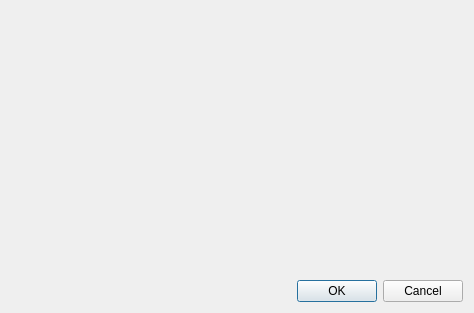
<?xml version="1.0" encoding="UTF-8"?>
<ui version="4.0">
 <class>ServerConfigDlg</class>
 <widget class="QDialog" name="ServerConfigDlg">
  <property name="geometry">
   <rect>
    <x>0</x>
    <y>0</y>
    <width>474</width>
    <height>313</height>
   </rect>
  </property>
  <property name="windowTitle">
   <string>Dialog</string>
  </property>
  <property name="sizeGripEnabled">
   <bool>false</bool>
  </property>
  <property name="modal">
   <bool>true</bool>
  </property>
  <layout class="QVBoxLayout" name="verticalLayout">
   <item>
    <widget class="QWidget" name="configContainer" native="true"/>
   </item>
   <item>
    <widget class="QDialogButtonBox" name="buttonBox">
     <property name="standardButtons">
      <set>QDialogButtonBox::Cancel|QDialogButtonBox::Ok</set>
     </property>
    </widget>
   </item>
  </layout>
 </widget>
 <tabstops>
  <tabstop>buttonBox</tabstop>
 </tabstops>
 <resources/>
 <connections/>
</ui>
